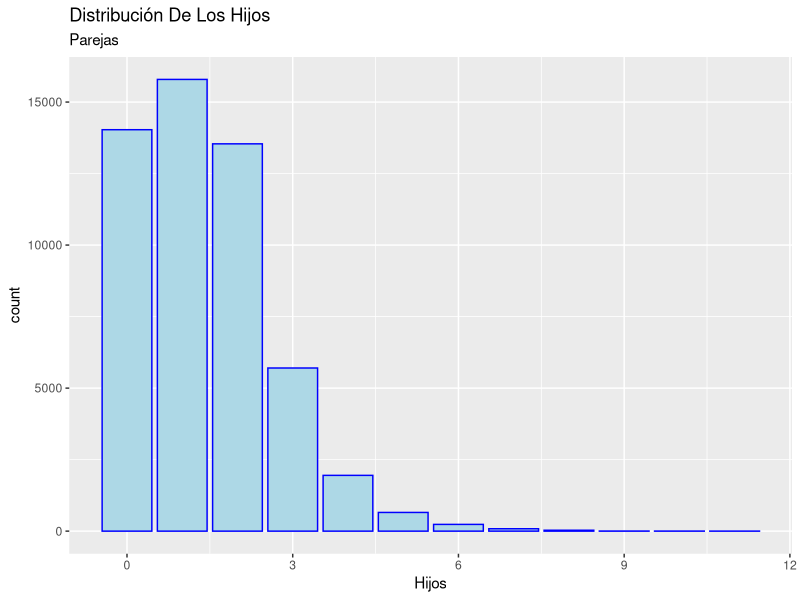
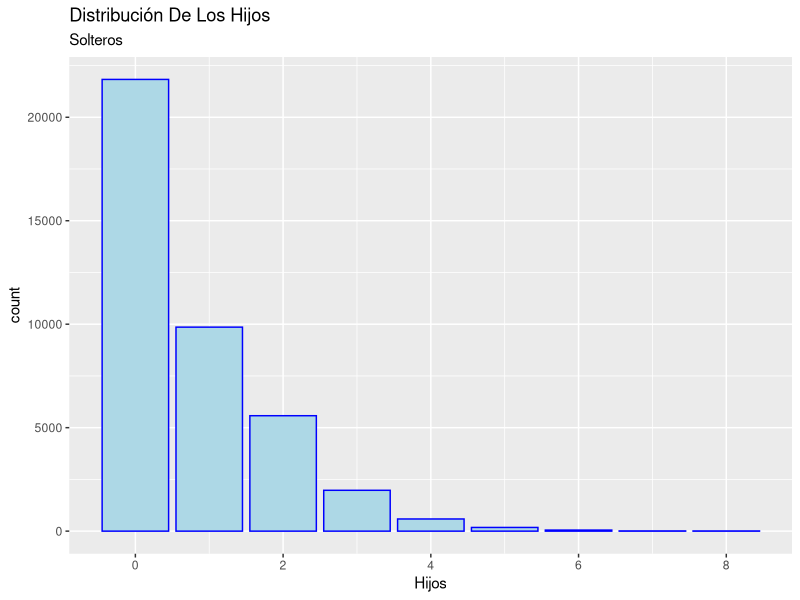
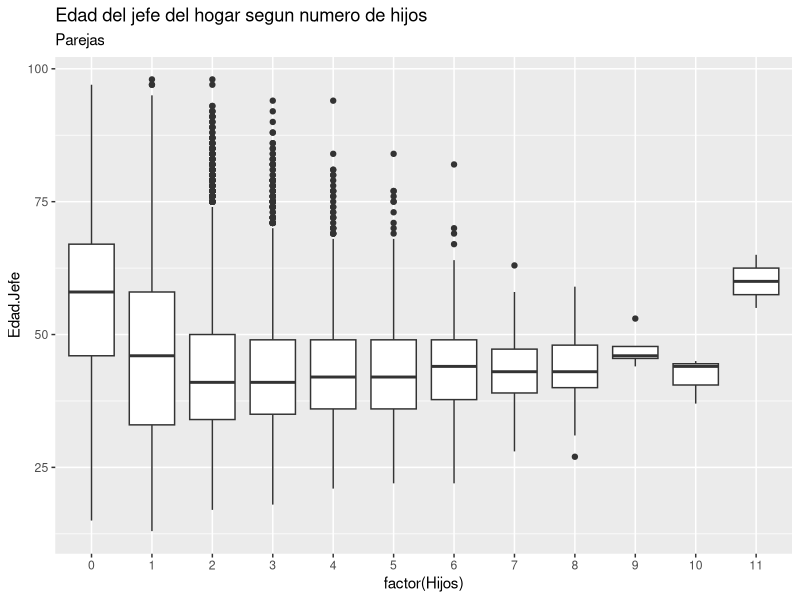
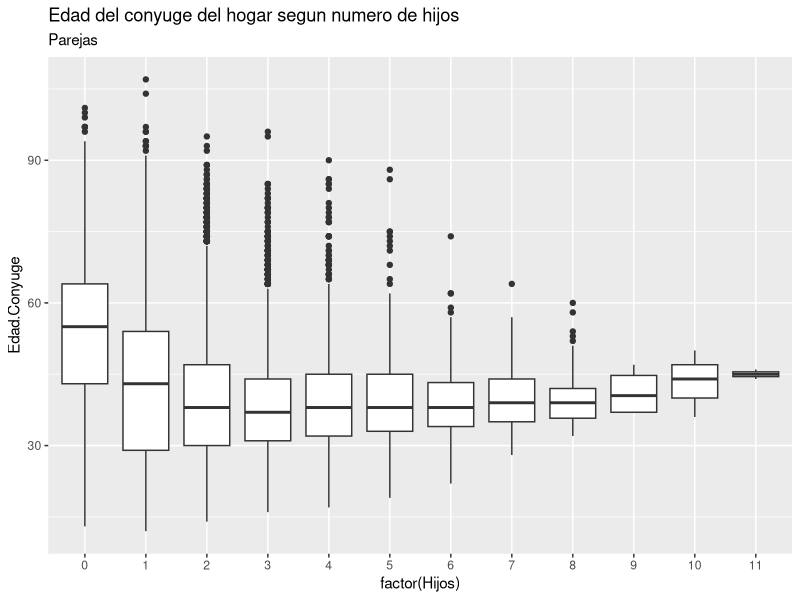
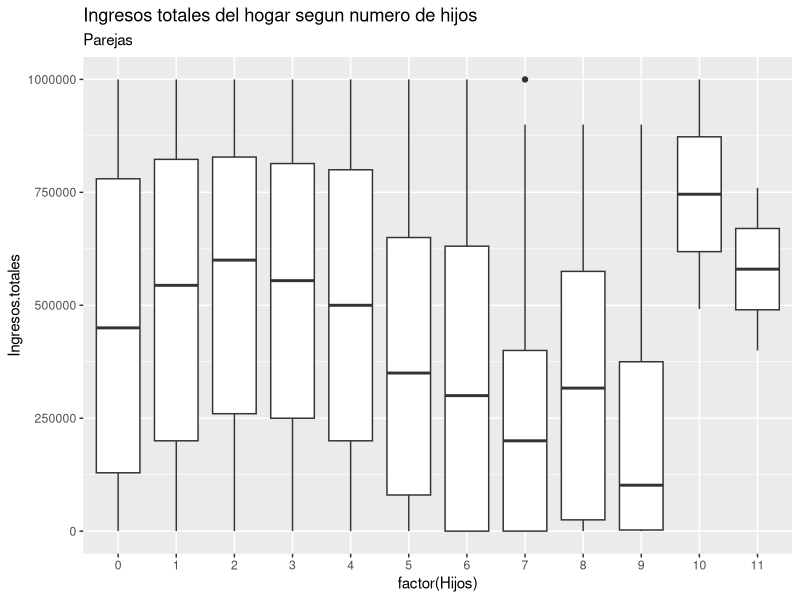
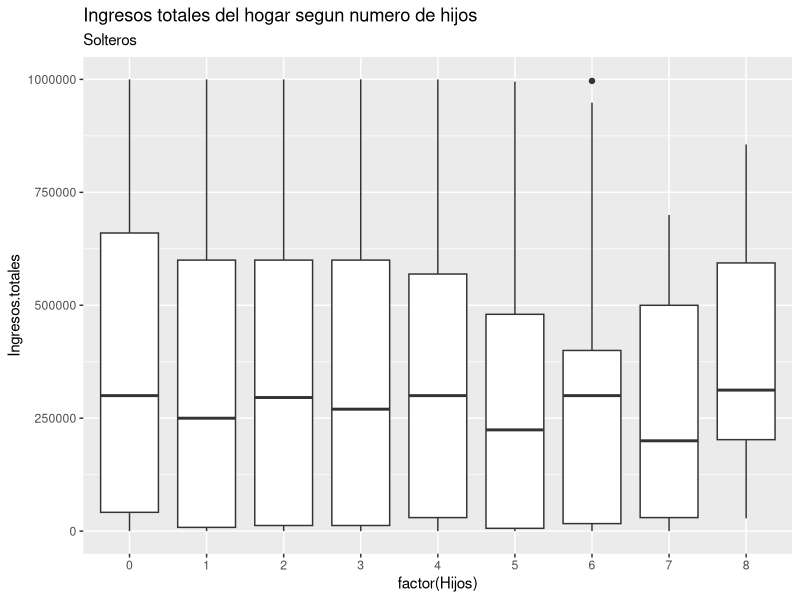
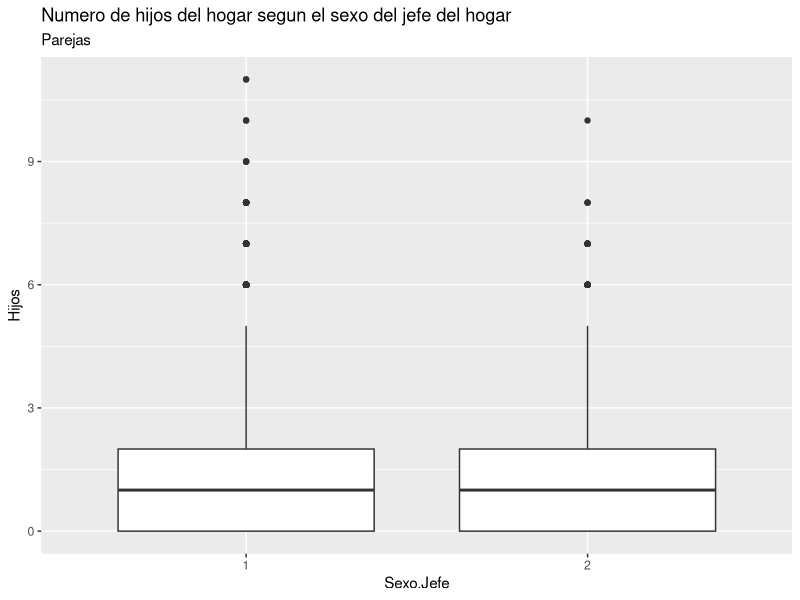
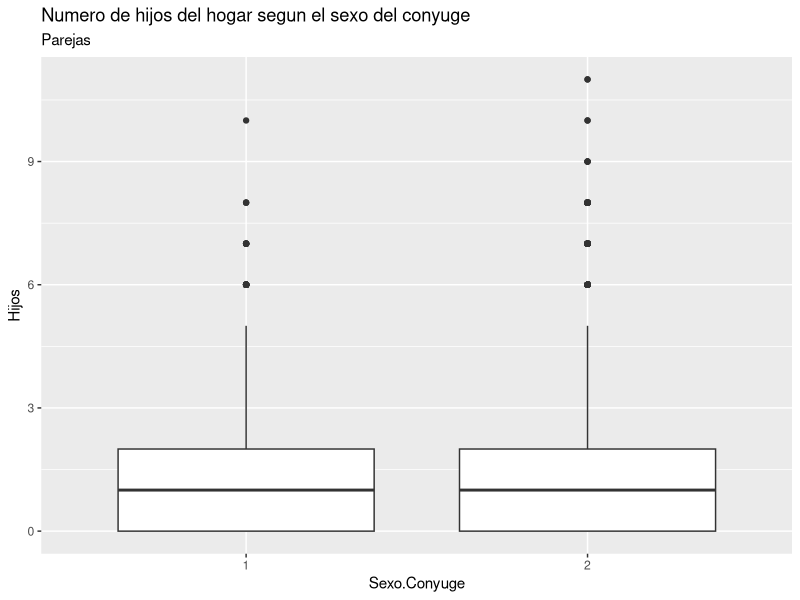

Reproduce these figures in R, in order.
## ---- chunk 1
knitr::opts_chunk$set(echo = TRUE)
## ---- chunk 2
rm(list=ls())
library(dplyr)
library(ggplot2)
#library(MASS)
library(pscl)


datos_pareja <- read.csv2("./DatosCSVProcesados/DatosParejaING.csv")
datos_soltero <- read.csv2("./DatosCSVProcesados/DatosSolteroING.csv")

datos_soltero <- datos_soltero[,-c(5,6,9,14,17,19)]
## ---- chunk 3
NAs_pareja <- apply(datos_pareja, 2, is.na)
NAs_soltero <- apply(datos_soltero, 2, is.na)

apply(NAs_pareja, 2, sum)
apply(NAs_soltero, 2, sum)
## ---- chunk 4
variables_categoricas_p <- datos_pareja %>% 
  select(Sexo.Jefe,Sexo.Conyuge,Tipo.Union,Region,Energia,Trabajo.Jefe,Trabajo.conyuge,Edu.Jefe,Edu.Conyuge,Estrato.vivienda,Uso.tecnologia.Jefe,Uso.tecnologia.conyuge) %>% 
  mutate_if(is.numeric,as.factor)

variables_categoricas_s <- datos_soltero %>% 
  select(Sexo.Jefe,Region,Energia,Trabajo.Jefe,Edu.Jefe,Uso.tecnologia.Jefe) %>% 
  mutate_if(is.numeric,as.factor)

variables_numericas_p <- datos_pareja %>% 
  select(-c(Sexo.Jefe,Sexo.Conyuge,Tipo.Union,Region,Energia,Trabajo.Jefe,Trabajo.conyuge,Edu.Jefe,Edu.Conyuge,Estrato.vivienda,Uso.tecnologia.Jefe,Uso.tecnologia.conyuge))

variables_numericas_s <- datos_soltero %>% 
  select(-c(Sexo.Jefe,Region,Energia,Trabajo.Jefe,Edu.Jefe,Uso.tecnologia.Jefe))

datos_pareja <- cbind(variables_numericas_p,variables_categoricas_p)
datos_soltero <- cbind(variables_numericas_s,variables_categoricas_s)
## ---- chunk 5
Tablas_cat_p <- apply(variables_categoricas_p, 2, table)
Tablas_cat_s <- apply(variables_categoricas_s, 2, table)
sapply(Tablas_cat_p, prop.table)
sapply(Tablas_cat_s, prop.table)
## ---- chunk 6
summary(variables_numericas_p)
summary(variables_numericas_s)
## ---- chunk 7
ggplot(datos_pareja,aes(x=Hijos))+geom_bar(color="blue",fill="lightblue")+labs(title = "Distribución De Los Hijos",subtitle = "Parejas")
ggplot(datos_soltero,aes(x=Hijos))+geom_bar(color="blue",fill="lightblue")+labs(title = "Distribución De Los Hijos",subtitle = "Solteros")
## ---- chunk 8
ggplot(datos_pareja,aes(x=factor(Hijos),y=Edad.Jefe))+geom_boxplot()+labs(title ="Edad del jefe del hogar segun numero de hijos" ,subtitle ="Parejas" )
ggplot(datos_pareja,aes(x=factor(Hijos),y=Edad.Conyuge))+geom_boxplot()+labs(title ="Edad del conyuge del hogar segun numero de hijos" ,subtitle ="Parejas" )

## ---- chunk 9
ggplot(datos_pareja,aes(x=factor(Hijos),y=Ingresos.totales))+geom_boxplot()+ylim(c(0,1000000))+labs(title ="Ingresos totales del hogar segun numero de hijos" ,subtitle ="Parejas" )
ggplot(datos_soltero,aes(x=factor(Hijos),y=Ingresos.totales))+geom_boxplot()+ylim(c(0,1000000))+labs(title ="Ingresos totales del hogar segun numero de hijos" ,subtitle ="Solteros" )
## ---- chunk 10
ggplot(datos_pareja,aes(x=Sexo.Jefe,y=Hijos))+geom_boxplot()+labs(title ="Numero de hijos del hogar segun el sexo del jefe del hogar " ,subtitle ="Parejas" )
ggplot(datos_pareja,aes(x=Sexo.Conyuge,y=Hijos))+geom_boxplot()+labs(title ="Numero de hijos del hogar segun el sexo del conyuge " ,subtitle ="Parejas" )

ggplot(datos_soltero,aes(x=Sexo.Jefe,y=Hijos))+geom_boxplot()+labs(title ="Numero de hijos del hogar segun el sexo del jefe del hogar " ,subtitle ="Solteros" )
## ---- chunk 11
ggplot(datos_pareja,aes(x=Tipo.Union,y=Hijos))+geom_boxplot()+labs(title ="Numero de hijos del hogar segun el tipo de union del jefe del hogar " ,subtitle ="Parejas" )

## ---- chunk 12
ggplot(datos_pareja,aes(x=Region,y=Hijos))+geom_boxplot()+labs(title ="Numero de hijos del hogar segun la region del hogar " ,subtitle ="Parejas" )
ggplot(datos_soltero,aes(x=Region,y=Hijos))+geom_boxplot()+labs(title ="Numero de hijos del hogar segun la region del hogar " ,subtitle ="Solteros" )
## ---- chunk 13
ggplot(datos_pareja,aes(x=Energia,y=Hijos))+geom_boxplot()+labs(title ="Numero de hijos del hogar segun la energia del hogar " ,subtitle ="Parejas" )
ggplot(datos_soltero,aes(x=Energia,y=Hijos))+geom_boxplot()+labs(title ="Numero de hijos del hogar segun la energia del hogar " ,subtitle ="Solteros" )
## ---- chunk 14
ggplot(datos_pareja,aes(x=Trabajo.Jefe,y=Hijos))+geom_boxplot()+labs(title ="Numero de hijos del hogar segun el trabajo del jefe del hogar " ,subtitle ="Parejas" )
ggplot(datos_pareja,aes(x=Trabajo.conyuge,y=Hijos))+geom_boxplot()+labs(title ="Numero de hijos del hogar segun el trabajo del conyuge del hogar " ,subtitle ="Parejas" )

ggplot(datos_soltero,aes(x=Trabajo.Jefe,y=Hijos))+geom_boxplot()+labs(title ="Numero de hijos del hogar segun el trabajo del jefe del hogar " ,subtitle ="Solteros" )
## ---- chunk 15
ggplot(datos_pareja,aes(x=Edu.Jefe,y=Hijos))+geom_boxplot()+labs(title ="Numero de hijos del hogar segun la educación del jefe del hogar " ,subtitle ="Parejas" )
ggplot(datos_pareja,aes(x=Edu.Conyuge,y=Hijos))+geom_boxplot()+labs(title ="Numero de hijos del hogar segun la educación del conyuge del hogar " ,subtitle ="Parejas" )

ggplot(datos_soltero,aes(x=Edu.Jefe,y=Hijos))+geom_boxplot()+labs(title ="Numero de hijos del hogar segun la educación del jefe del hogar " ,subtitle ="Solteros" )
## ---- chunk 16
ggplot(datos_pareja,aes(x=Estrato.vivienda,y=Hijos))+geom_boxplot()+labs(title ="Numero de hijos del hogar segun el estrato de la vivienda " ,subtitle ="Parejas" )

## ---- chunk 17
ggplot(datos_pareja,aes(x=Uso.tecnologia.Jefe,y=Hijos))+geom_boxplot()+labs(title ="Numero de hijos del hogar segun el uso de tecnologia del jefe del hogar " ,subtitle ="Parejas" )
ggplot(datos_pareja,aes(x=Uso.tecnologia.conyuge,y=Hijos))+geom_boxplot()+geom_boxplot()+labs(title ="Numero de hijos del hogar segun el uso de tecnologia del conyuge del hogar " ,subtitle ="Parejas" )

ggplot(datos_soltero,aes(x=Uso.tecnologia.Jefe,y=Hijos))+geom_boxplot()+geom_boxplot()+labs(title ="Numero de hijos del hogar segun el uso de tecnologia del jefe del hogar " ,subtitle ="Solteros" )
## ---- chunk 18

datos_pareja <- datos_pareja[,-c(1,3,4)]
datos_soltero <- datos_soltero[,-c(1,3)]

datos_modelo_p <- as.data.frame(cbind("Hijos"=datos_pareja$Hijos[!is.na(datos_pareja$Estrato.vivienda)],model.matrix(Hijos~.,datos_pareja)[,-1]))
datos_modelo_s <-  as.data.frame(cbind("Hijos"=datos_soltero$Hijos,model.matrix(Hijos~Ingresos.totales+Sexo.Jefe+Uso.tecnologia.Jefe,datos_soltero)[,-1]))


datos_modelo_p <- datos_modelo_p[,-17] # Dicha variable no varia
